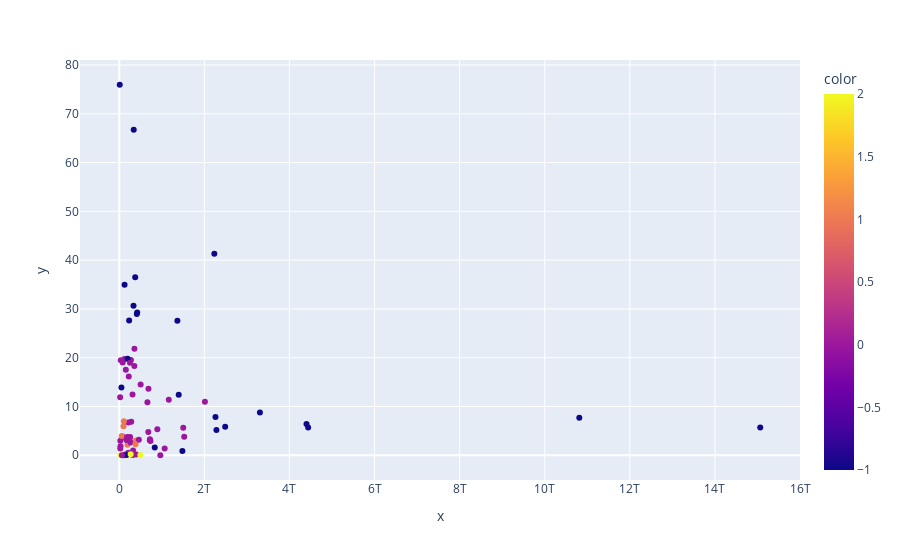

Notebook code cell kept with this figure:
### Code cell
fig = px.scatter(x=gdp, y=ren, color=df['cluster'])
fig.show()
